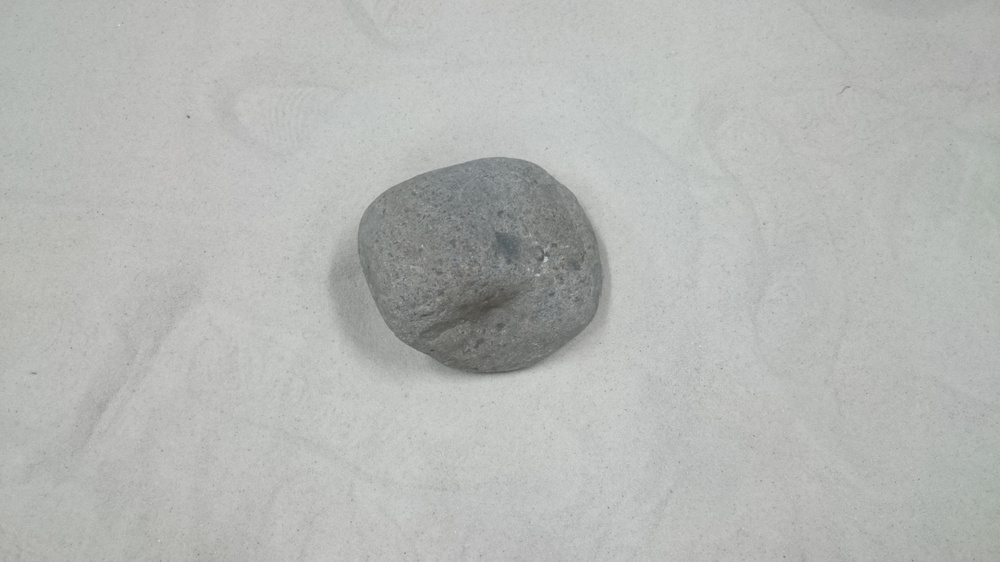
#> input picture image/rock/1.JPG, 1000 x 562 px, shrunk from 3840 x 2160 before the run
$ python image_segmentation.py ../../../image/rock/1.JPG 3
#> lines starting #> are read from the running program, lines starting #| are printed output that depends on the picture; after the words box and inside, x2 and y2 are one past the last pixel; in counts of white or black regions, pixels touching at a corner belong together
#> further down, img is the input picture: shape (562, 1000, 3); mean B, G, R 181, 183.5, 181.6
# -*- coding: utf-8 -*-
'''

Usage: $ python template.py <argv>
'''

import cv2
import numpy as np
import matplotlib.pyplot as plt
import os
import sys
from cv2 import cv

class ImageSegmentation():

    def __init__(self):

        self.value = 0

    def watershed(self,img):
        '''
            watershedで領域分割を行う
            args :      ->
            dst  :      ->
            param:      ->
        '''
        gimg = cv2.cvtColor(img,cv2.COLOR_BGR2GRAY)
        ret, thresh = cv2.threshold(gimg,0,255,cv2.THRESH_BINARY_INV+cv2.THRESH_OTSU)

        # noise removal
        kernel = np.ones((3,3),np.uint8)
        opening = cv2.morphologyEx(thresh,cv2.MORPH_OPEN,kernel, iterations = 2)

        # sure background area
        sure_bg = cv2.dilate(opening,kernel,iterations=3)

        # Finding sure foreground area
        dist_transform = cv2.distanceTransform(opening,cv.CV_DIST_L2,5)
        ret, sure_fg = cv2.threshold(dist_transform,0.7*dist_transform.max(),255,0)

        # Finding unknown region
        sure_fg = np.uint8(sure_fg)
        unknown = cv2.subtract(sure_bg,sure_fg)

        # Marker labelling
        ret, markers = cv2.connectedComponents(sure_fg)

        # Add one to all labels so that sure background is not 0, but 1
        markers = markers+1

        # Now, mark the region of unknown with zero
        markers[unknown==255] = 0

    def KMeanClustering(self,img):
        '''
            処理の概要
            args :      ->
            dst  :      ->
            param:      ->
        '''

        Z = img.reshape((-1,3))

        # convert to np.float32
        Z = np.float32(Z)

        # define criteria, number of clusters(K) and apply kmeans()
        criteria = (cv2.TERM_CRITERIA_EPS + cv2.TERM_CRITERIA_MAX_ITER, 10, 1.0)
        K = int(sys.argv[2])
        ret,label,center=cv2.kmeans(Z,K,criteria,10,cv2.KMEANS_RANDOM_CENTERS)
#> ret = 62481172.8; center = [[191.8, 193.9, 192.2], [179, 182, 180.1], [123.4, 125.5, 122.8]]

        # Now convert back into uint8, and make original image
        center = np.uint8(center)
#> center = [[191, 193, 192], [178, 181, 180], [123, 125, 122]]
        res = center[label.flatten()]
        res2 = res.reshape((img.shape))

        cv2.imshow('res2',res2)

    def EdgeDetection(self,img):
        gimg = cv2.cvtColor(img,cv2.COLOR_BGR2GRAY)
        # gimg = cv2.GaussianBlur(gimg,(7,7),1)
        gimg = cv2.medianBlur(gimg,5)

        edges = cv2.Canny(gimg,200,80)
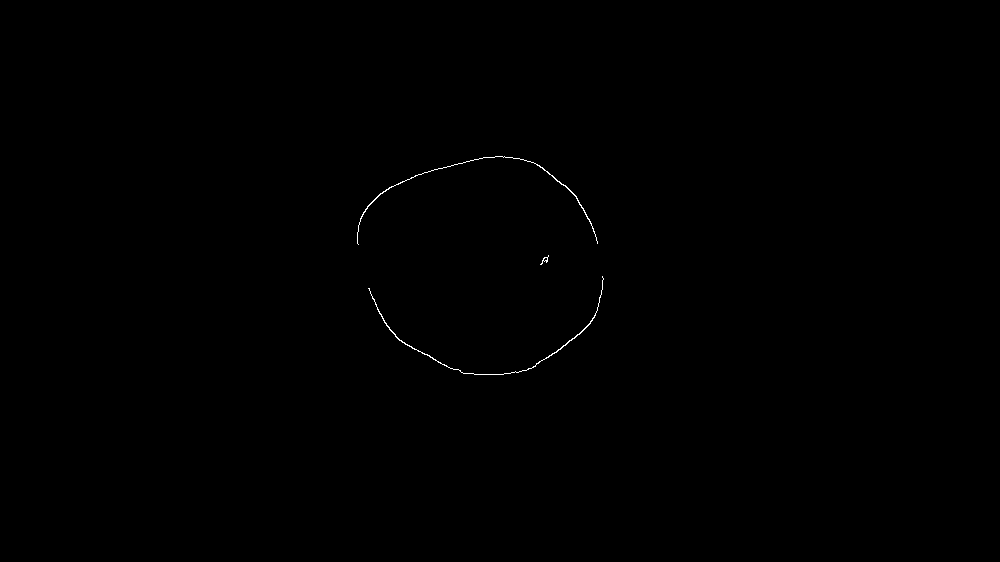
#> edges: shape (562, 1000); 0.14% white in thin lines or dots, all inside (x1, y1, x2, y2) = (357, 156, 604, 375)
        cv2.imshow('edge',edges)

    def HarrisCorner(self,img):
        gimg = cv2.cvtColor(img,cv2.COLOR_BGR2GRAY)
        dst = cv2.cornerHarris(gimg, blockSize = 2, ksize = 3, k = 0.04)
        dst = cv2.dilate(dst,None)
        cv2.imshow('harris',dst/np.amax(dst))


################################################################################
# メイン
################################################################################
if __name__ == '__main__':

    IS = ImageSegmentation()

    img = cv2.imread(sys.argv[1])
    # [7 lines of commented-out code are left out]
    IS.KMeanClustering(img)
    IS.EdgeDetection(img)
    IS.HarrisCorner(img)


    cv2.imshow('Input',  img)
    # cv2.imshow('Output', out)
    cv2.waitKey(-1)


$ run again, on image/rock/3.JPG
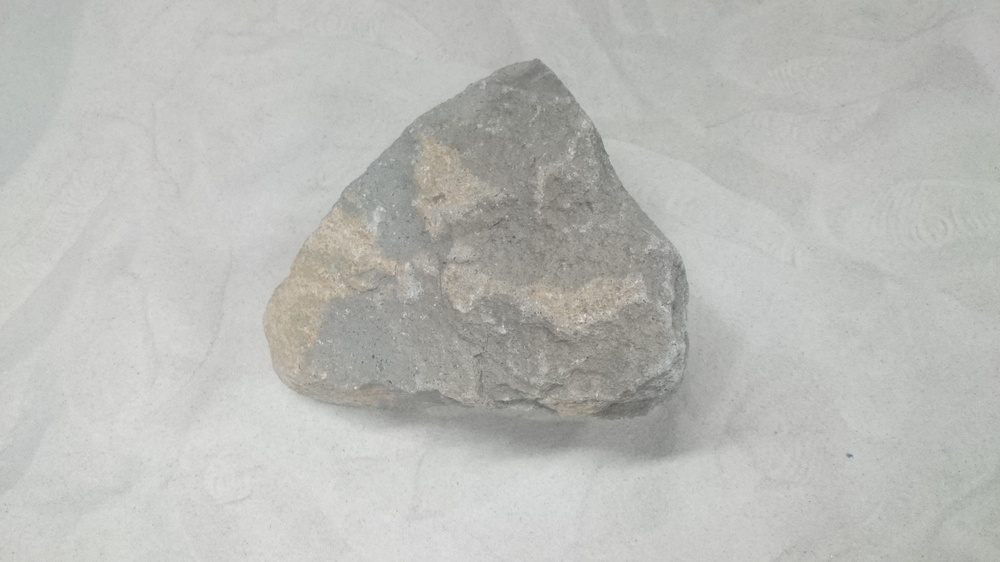
#> input picture image/rock/3.JPG, 1000 x 562 px, shrunk from 3840 x 2160 before the run
#> img is the input picture: shape (562, 1000, 3); mean B, G, R 184.2, 187.7, 187.1
#> in KMeanClustering, `ret,label,center=cv2.kmeans(Z,K,criteria,10,cv2.KMEANS_RANDOM_CENTERS)`: ret = 96273617.7; center = [[201.5, 203.8, 202.9], [143.9, 149.7, 150.5], [181.4, 185.4, 184.4]]
#> in KMeanClustering, `center = np.uint8(center)`: center = [[201, 203, 202], [143, 149, 150], [181, 185, 184]]
#> in EdgeDetection, `edges = cv2.Canny(gimg,200,80)`:
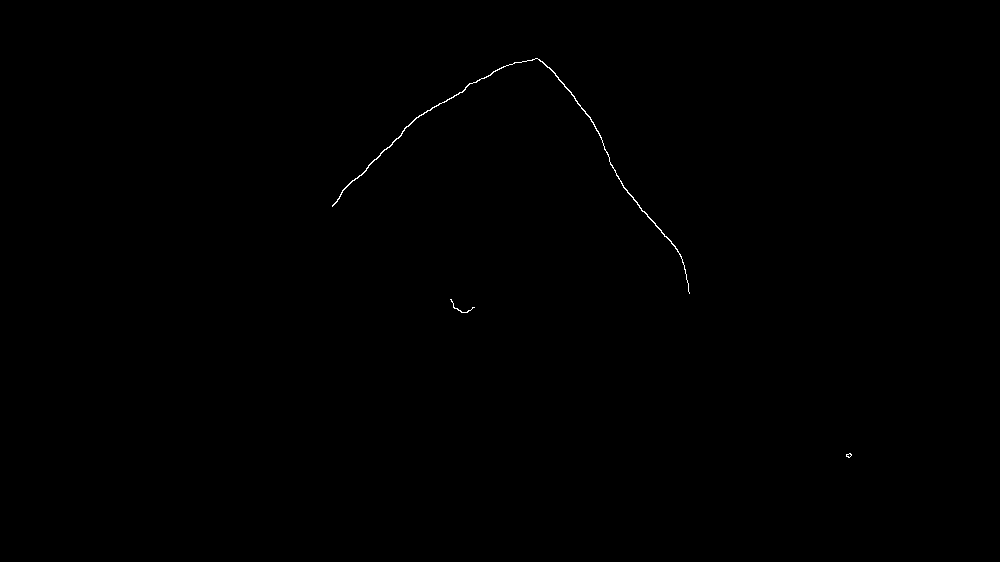
#> edges: shape (562, 1000); 0.14% white in thin lines or dots, all inside (x1, y1, x2, y2) = (332, 58, 852, 458)
#> in HarrisCorner, `cv2.imshow('harris',dst/np.amax(dst))`:
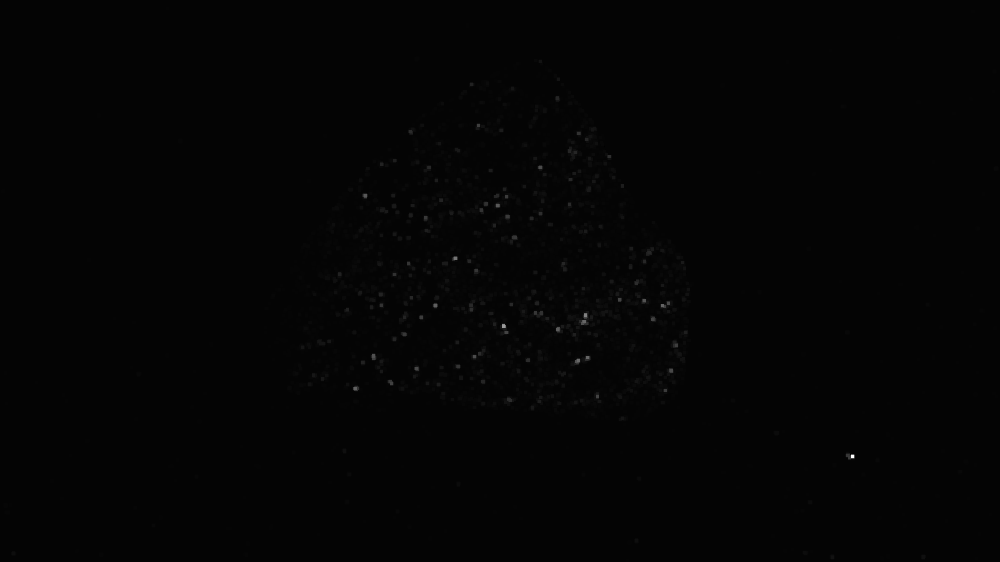
#> window 'harris': shape (562, 1000) float32; min -0.0182, max 1, mean 0.00184; drawn with min black and max white

$ run again, on image/rock/4.JPG
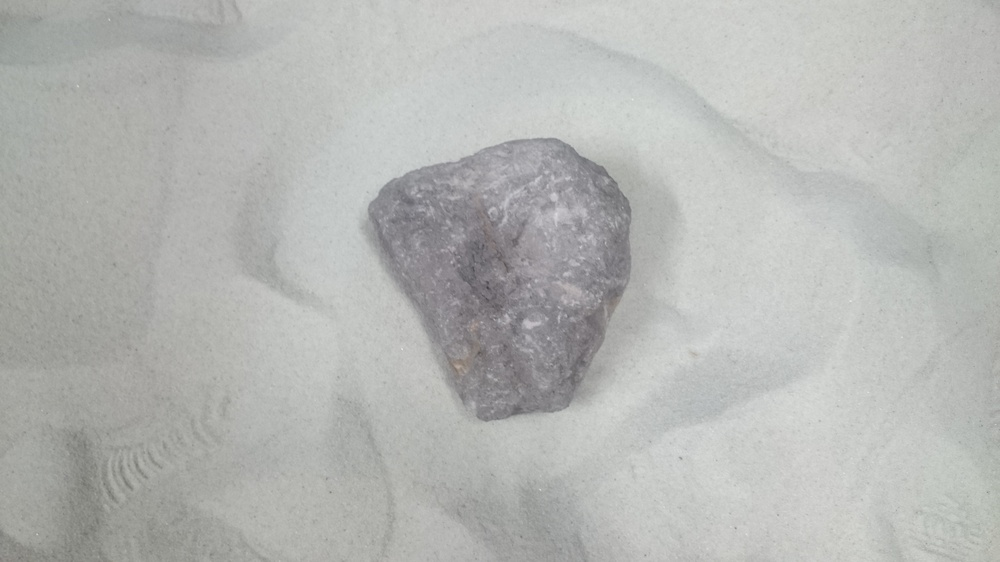
#> input picture image/rock/4.JPG, 1000 x 562 px, shrunk from 3840 x 2160 before the run
#> img is the input picture: shape (562, 1000, 3); mean B, G, R 179.9, 182.4, 181
#> in KMeanClustering, `ret,label,center=cv2.kmeans(Z,K,criteria,10,cv2.KMEANS_RANDOM_CENTERS)`: ret = 105562824.9; center = [[138.8, 137.7, 139.3], [196.3, 199, 196.8], [169.3, 172.6, 171.4]]
#> in KMeanClustering, `center = np.uint8(center)`: center = [[138, 137, 139], [196, 198, 196], [169, 172, 171]]
#> in EdgeDetection, `edges = cv2.Canny(gimg,200,80)`:
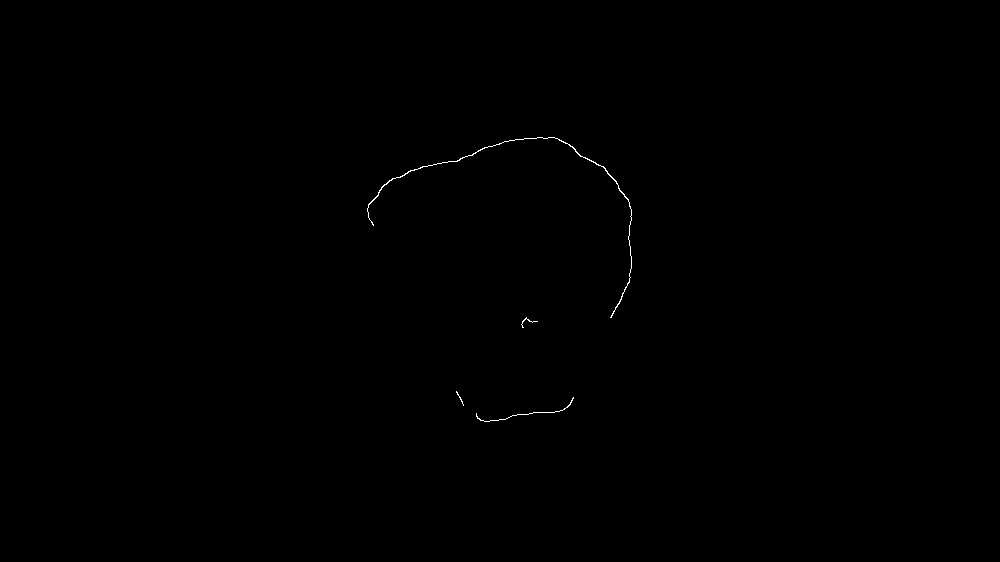
#> edges: shape (562, 1000); 0.12% white in thin lines or dots, all inside (x1, y1, x2, y2) = (367, 137, 632, 422)
#> in HarrisCorner, `cv2.imshow('harris',dst/np.amax(dst))`:
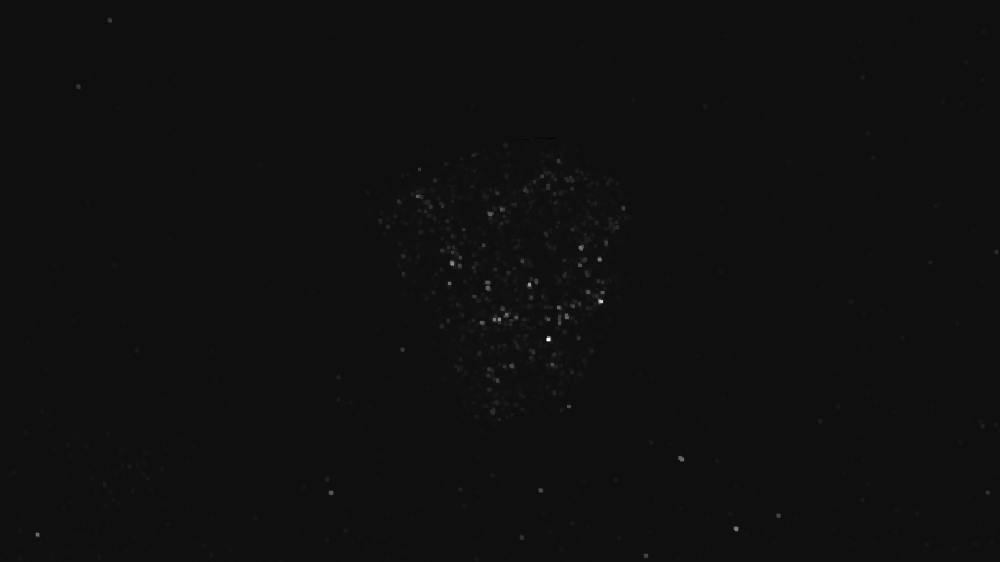
#> window 'harris': shape (562, 1000) float32; min -0.0651, max 1, mean 0.0018; drawn with min black and max white

$ run again, on image/rock/5.JPG
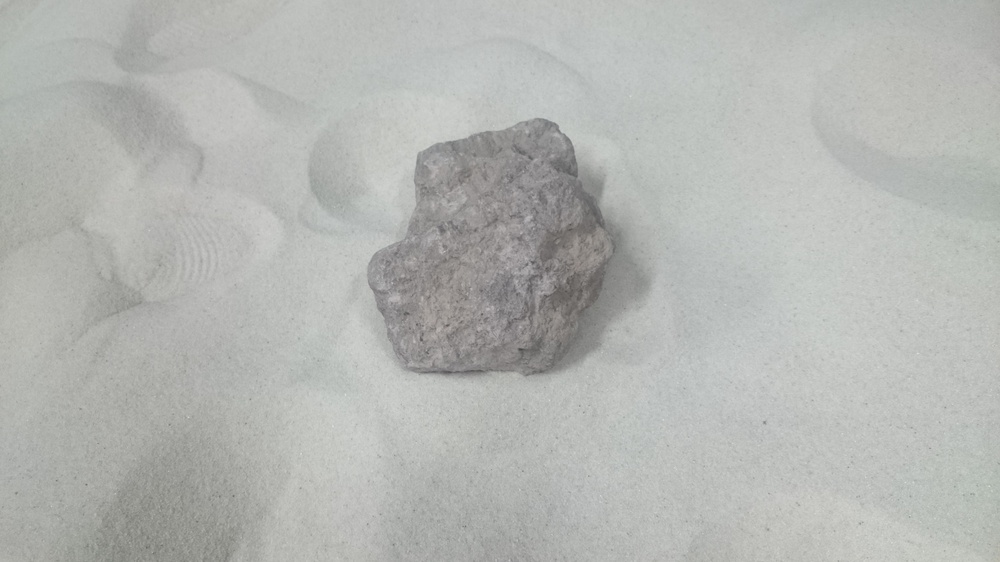
#> input picture image/rock/5.JPG, 1000 x 562 px, shrunk from 3840 x 2160 before the run
#> img is the input picture: shape (562, 1000, 3); mean B, G, R 178.7, 182, 180.1
#> in KMeanClustering, `ret,label,center=cv2.kmeans(Z,K,criteria,10,cv2.KMEANS_RANDOM_CENTERS)`: ret = 77595635.3; center = [[135.6, 137.7, 139.4], [189.1, 192.3, 189.8], [170.4, 174.3, 172.8]]
#> in KMeanClustering, `center = np.uint8(center)`: center = [[135, 137, 139], [189, 192, 189], [170, 174, 172]]
#> in EdgeDetection, `edges = cv2.Canny(gimg,200,80)`:
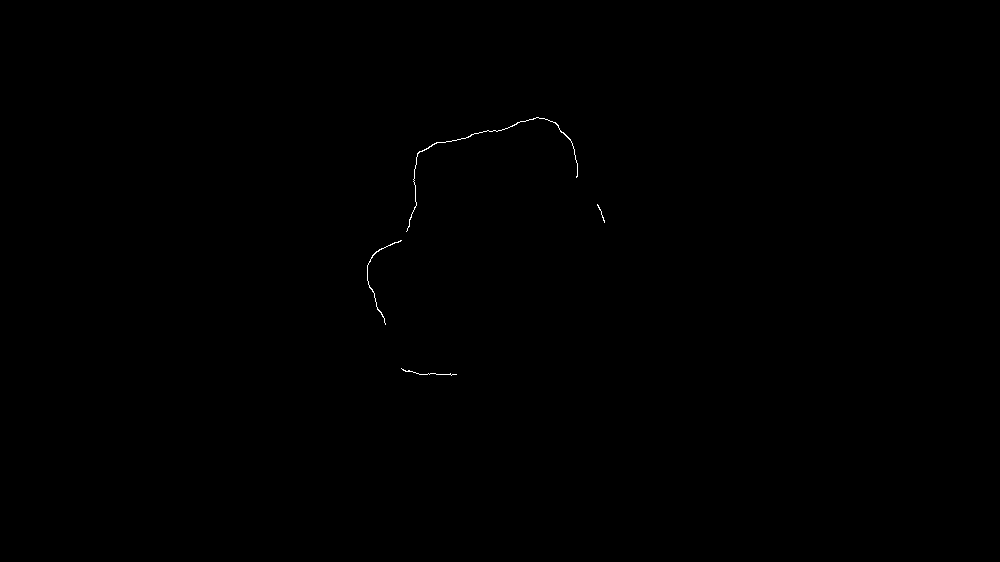
#> edges: shape (562, 1000); 0.09% white in thin lines or dots, all inside (x1, y1, x2, y2) = (367, 117, 605, 376)
#> in HarrisCorner, `dst = cv2.dilate(dst,None)`:
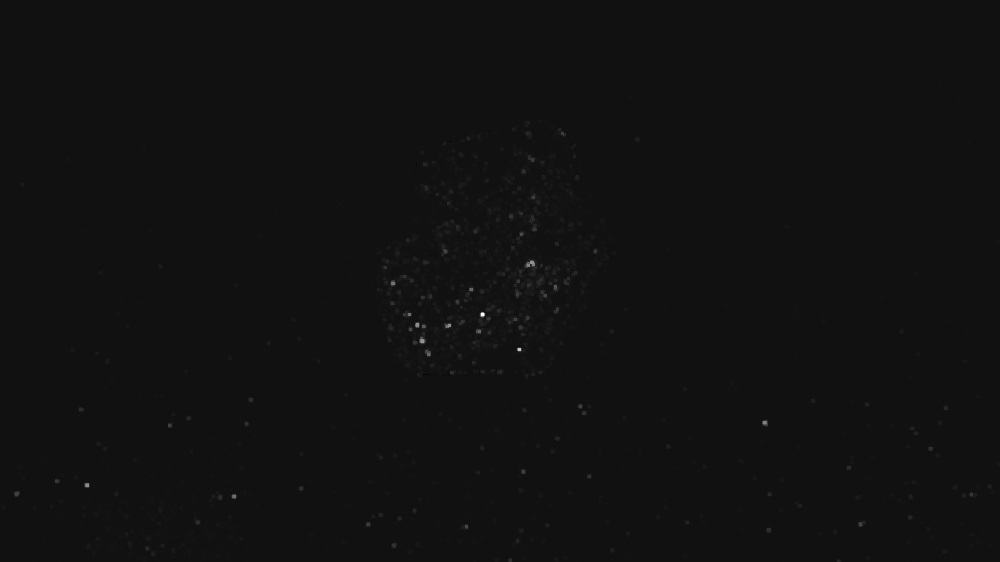
#> dst: shape (562, 1000) float32; min -1.48e-05, max 0.000205, mean 3.99e-07; drawn with min black and max white
